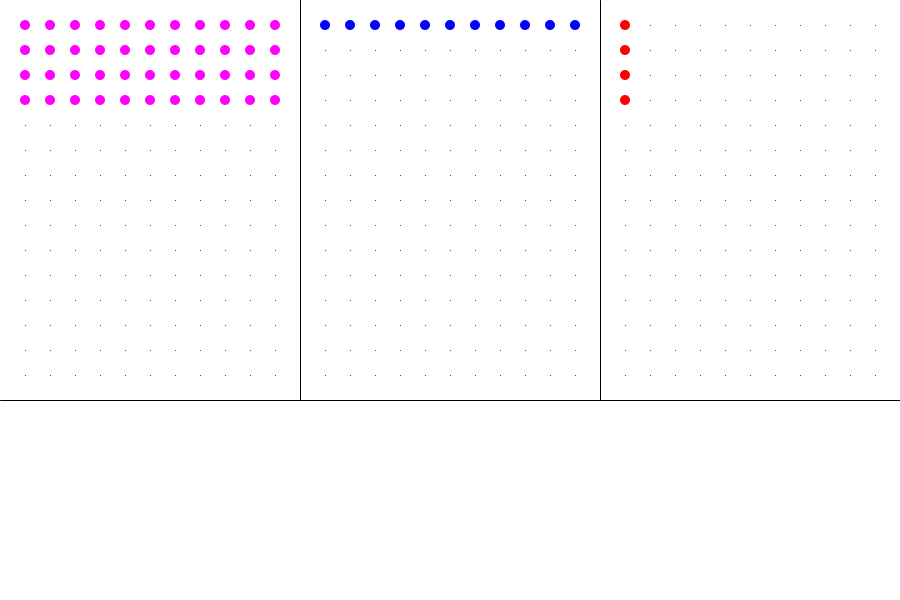
Frame 1 (no input)
Frame 60 (the mouse pressed at the canvas centre just before this capture): identical to frame 1, image omitted
Frame 120 (the mouse held since frame 60 and released just before this capture): identical to frame 1, image omitted

The Processing sketch that drew this single still picture (run headless with seeded random() and noise(); from frame 60 on, the mouse is pressed at the canvas centre):

// Processing sketch: processing_145017
// ── processing_145017.pde

// FINAL PROJECT
// division version 1

void setup() {
  size(900,600);
}

void draw() {
  background(255);
  
  float w = width;
  float w1 = width/3;
  float w2 = width*2/3;
  float h = height;
  float h1 = height/3;
  float h2 = height*2/3;
  
  stroke(0);
  noFill();
  line(w1,0,w1,h2);
  line(w2,0,w2,h2);
  line(0,h2,w,h2);
  
  // functions
  
  Grid(0,0);
  Grid(w1,0);
  Grid(w2,0);
  
  Variable1(0,0);
  Variable2(w1,0);
  Dividend(w2,0);
  
}

void Grid(float x, float y) {
  pushMatrix();
  translate(x,y);
  for (int a = 25; a < width/3; a += 25) {
    for (int b = 25; b <= height*2/3; b += 25) {
      point(a,b);
    }
  }
  popMatrix();
}

void Variable1(float x, float y) {
  pushMatrix();
  translate(x,y);
  noStroke();
  fill(255,0,255);
  for (int v11 = 25; v11 < width/3; v11 += 25) {
    for (int v12 = 25; v12 <= 100; v12 += 25) {
      ellipse(v11,v12,10,10);
    }
  }
  popMatrix();
}

void Variable2(float x, float y) {
  pushMatrix();
  translate(x,y);
  noStroke();
  fill(0,0,255);
  for (int v21 = 25; v21 < width/3; v21 += 25) {
    for (int v22 = 25; v22 <= 25; v22 += 25) {
      ellipse(v21,v22,10,10);
    }
  }
  popMatrix();
}

void Dividend(float x, float y) {
  pushMatrix();
  translate(x,y);
  noStroke();
  fill(255,0,0);
  for (int v21 = 25; v21 <= 25; v21 += 25) {
    for (int v22 = 25; v22 <= 100; v22 += 25) {
      ellipse(v21,v22,10,10);
    }
  }
  popMatrix();
}
